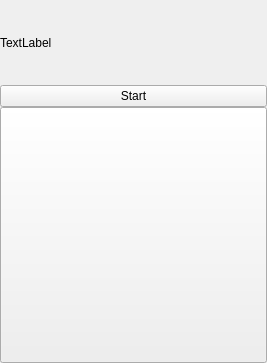
<?xml version="1.0" encoding="UTF-8"?>
<ui version="4.0">
 <class>StarterWindow</class>
 <widget class="QMainWindow" name="StarterWindow">
  <property name="geometry">
   <rect>
    <x>0</x>
    <y>0</y>
    <width>267</width>
    <height>363</height>
   </rect>
  </property>
  <property name="windowTitle">
   <string>MainWindow</string>
  </property>
  <widget class="QWidget" name="centralwidget">
   <layout class="QGridLayout" name="gridLayout_2">
    <property name="leftMargin">
     <number>0</number>
    </property>
    <property name="topMargin">
     <number>0</number>
    </property>
    <property name="rightMargin">
     <number>0</number>
    </property>
    <property name="bottomMargin">
     <number>0</number>
    </property>
    <property name="spacing">
     <number>0</number>
    </property>
    <item row="0" column="0">
     <layout class="QVBoxLayout" name="verticalLayout">
      <property name="spacing">
       <number>0</number>
      </property>
      <item>
       <widget class="QLabel" name="lblStatus">
        <property name="text">
         <string>TextLabel</string>
        </property>
       </widget>
      </item>
      <item>
       <widget class="QPushButton" name="btnStart">
        <property name="text">
         <string>Start</string>
        </property>
       </widget>
      </item>
      <item>
       <widget class="QPushButton" name="btnUpgrade">
        <property name="minimumSize">
         <size>
          <width>256</width>
          <height>256</height>
         </size>
        </property>
        <property name="text">
         <string/>
        </property>
       </widget>
      </item>
     </layout>
    </item>
   </layout>
  </widget>
 </widget>
 <resources/>
 <connections/>
</ui>
